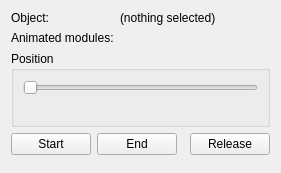
<?xml version="1.0" encoding="UTF-8"?>
<ui version="4.0">
 <class>WBQtAnimScrubPanel</class>
 <widget class="QWidget" name="WBQtAnimScrubPanel">
  <property name="windowTitle">
   <string>Animation Scrubber</string>
  </property>
  <layout class="QVBoxLayout" name="rootLayout">
   <item>
    <layout class="QGridLayout" name="infoGrid" columnstretch="0,1">
     <item row="0" column="0">
      <widget class="QLabel" name="objectLabel">
       <property name="text">
        <string>Object:</string>
       </property>
      </widget>
     </item>
     <item row="0" column="1">
      <widget class="QLabel" name="objectText">
       <property name="text">
        <string>(nothing selected)</string>
       </property>
      </widget>
     </item>
     <item row="1" column="0">
      <widget class="QLabel" name="modulesLabel">
       <property name="text">
        <string>Animated modules:</string>
       </property>
      </widget>
     </item>
     <item row="1" column="1">
      <widget class="QLabel" name="modulesText"/>
     </item>
    </layout>
   </item>
   <item>
    <widget class="QGroupBox" name="scrubBox">
     <property name="title">
      <string>Position</string>
     </property>
     <layout class="QVBoxLayout" name="scrubLay">
      <item>
       <widget class="QSlider" name="scrub">
        <property name="toolTip">
         <string>Scrub the selected object's animations. One step is one frame of the longest animation; every draw module maps that position onto its own frame count, so modules of different lengths stay in step.</string>
        </property>
        <property name="maximum">
         <number>0</number>
        </property>
        <property name="singleStep">
         <number>1</number>
        </property>
        <property name="orientation">
         <enum>Qt::Horizontal</enum>
        </property>
       </widget>
      </item>
      <item>
       <widget class="QLabel" name="frameText">
        <property name="toolTip">
         <string>Frame within the longest animation on this object.</string>
        </property>
        <property name="alignment">
         <set>Qt::AlignRight|Qt::AlignVCenter</set>
        </property>
       </widget>
      </item>
     </layout>
    </widget>
   </item>
   <item>
    <layout class="QHBoxLayout" name="buttonRow">
     <item>
      <widget class="QPushButton" name="startBtn">
       <property name="text">
        <string>Start</string>
       </property>
      </widget>
     </item>
     <item>
      <widget class="QPushButton" name="endBtn">
       <property name="text">
        <string>End</string>
       </property>
      </widget>
     </item>
     <item>
      <spacer name="buttonSpacer">
       <property name="orientation">
        <enum>Qt::Horizontal</enum>
       </property>
      </spacer>
     </item>
     <item>
      <widget class="QPushButton" name="restBtn">
       <property name="toolTip">
        <string>Stop scrubbing and let the object return to the pose the view normally shows.</string>
       </property>
       <property name="text">
        <string>Release</string>
       </property>
      </widget>
     </item>
    </layout>
   </item>
   <item>
    <spacer name="bottomSpacer">
     <property name="orientation">
      <enum>Qt::Vertical</enum>
     </property>
    </spacer>
   </item>
  </layout>
 </widget>
 <resources/>
 <connections/>
</ui>
